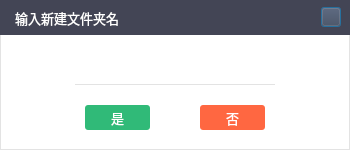
<?xml version="1.0" encoding="UTF-8"?>
<ui version="4.0">
 <class>STCloudNewFolderClass</class>
 <widget class="QDialog" name="STCloudNewFolderClass">
  <property name="geometry">
   <rect>
    <x>0</x>
    <y>0</y>
    <width>350</width>
    <height>150</height>
   </rect>
  </property>
  <property name="minimumSize">
   <size>
    <width>350</width>
    <height>150</height>
   </size>
  </property>
  <property name="maximumSize">
   <size>
    <width>350</width>
    <height>150</height>
   </size>
  </property>
  <property name="windowTitle">
   <string>STCloudNewFolder</string>
  </property>
  <property name="styleSheet">
   <string notr="true">QDialog {background-color: #ffffff;border: 1px solid #e3e3e3;}</string>
  </property>
  <layout class="QVBoxLayout" name="verticalLayout">
   <property name="spacing">
    <number>0</number>
   </property>
   <property name="leftMargin">
    <number>0</number>
   </property>
   <property name="topMargin">
    <number>0</number>
   </property>
   <property name="rightMargin">
    <number>0</number>
   </property>
   <property name="bottomMargin">
    <number>0</number>
   </property>
   <item>
    <widget class="QWidget" name="widTitle" native="true">
     <property name="minimumSize">
      <size>
       <width>0</width>
       <height>35</height>
      </size>
     </property>
     <property name="maximumSize">
      <size>
       <width>16777215</width>
       <height>35</height>
      </size>
     </property>
     <property name="styleSheet">
      <string notr="true">background-color: #434555;</string>
     </property>
     <layout class="QHBoxLayout" name="horizontalLayout_10">
      <property name="spacing">
       <number>0</number>
      </property>
      <property name="leftMargin">
       <number>15</number>
      </property>
      <property name="topMargin">
       <number>0</number>
      </property>
      <property name="rightMargin">
       <number>0</number>
      </property>
      <property name="bottomMargin">
       <number>0</number>
      </property>
      <item>
       <widget class="QLabel" name="label_3">
        <property name="font">
         <font>
          <family>微软雅黑</family>
          <pointsize>10</pointsize>
         </font>
        </property>
        <property name="styleSheet">
         <string notr="true">color: rgb(255, 255, 255);</string>
        </property>
        <property name="text">
         <string>输入新建文件夹名</string>
        </property>
       </widget>
      </item>
      <item>
       <spacer name="horizontalSpacer_5">
        <property name="orientation">
         <enum>Qt::Horizontal</enum>
        </property>
        <property name="sizeHint" stdset="0">
         <size>
          <width>448</width>
          <height>20</height>
         </size>
        </property>
       </spacer>
      </item>
      <item>
       <widget class="QWidget" name="widget_17" native="true">
        <layout class="QHBoxLayout" name="horizontalLayout_9">
         <property name="topMargin">
          <number>0</number>
         </property>
         <property name="bottomMargin">
          <number>0</number>
         </property>
         <item>
          <widget class="QPushButton" name="pbClose">
           <property name="minimumSize">
            <size>
             <width>20</width>
             <height>20</height>
            </size>
           </property>
           <property name="maximumSize">
            <size>
             <width>20</width>
             <height>20</height>
            </size>
           </property>
           <property name="styleSheet">
            <string notr="true">
QPushButton{border-image: url(:/SoftTerminal/images/close.png);}

QPushButton:hover:!pressed {
	
	background-color: #ff6741;
}</string>
           </property>
           <property name="text">
            <string/>
           </property>
          </widget>
         </item>
        </layout>
       </widget>
      </item>
     </layout>
    </widget>
   </item>
   <item>
    <widget class="QWidget" name="widget" native="true">
     <property name="styleSheet">
      <string notr="true">QWidget#widget{border-left: 1px solid #e3e3e3;
border-right: 1px solid #e3e3e3;}</string>
     </property>
     <layout class="QVBoxLayout" name="verticalLayout_2">
      <property name="topMargin">
       <number>9</number>
      </property>
      <property name="bottomMargin">
       <number>9</number>
      </property>
      <item>
       <widget class="QWidget" name="widget_2" native="true">
        <layout class="QHBoxLayout" name="horizontalLayout">
         <item>
          <spacer name="horizontalSpacer_3">
           <property name="orientation">
            <enum>Qt::Horizontal</enum>
           </property>
           <property name="sizeHint" stdset="0">
            <size>
             <width>48</width>
             <height>20</height>
            </size>
           </property>
          </spacer>
         </item>
         <item>
          <widget class="QLineEdit" name="leFolderName">
           <property name="minimumSize">
            <size>
             <width>200</width>
             <height>30</height>
            </size>
           </property>
           <property name="maximumSize">
            <size>
             <width>200</width>
             <height>30</height>
            </size>
           </property>
           <property name="font">
            <font>
             <family>微软雅黑</family>
             <pointsize>11</pointsize>
            </font>
           </property>
           <property name="styleSheet">
            <string notr="true">color: rgb(67, 69, 85);border: 0px;border-bottom: 1px solid #e3e3e3;
</string>
           </property>
           <property name="text">
            <string/>
           </property>
          </widget>
         </item>
         <item>
          <spacer name="horizontalSpacer_4">
           <property name="orientation">
            <enum>Qt::Horizontal</enum>
           </property>
           <property name="sizeHint" stdset="0">
            <size>
             <width>48</width>
             <height>20</height>
            </size>
           </property>
          </spacer>
         </item>
        </layout>
       </widget>
      </item>
     </layout>
    </widget>
   </item>
   <item>
    <layout class="QHBoxLayout" name="hblayout">
     <property name="spacing">
      <number>50</number>
     </property>
     <property name="leftMargin">
      <number>10</number>
     </property>
     <property name="topMargin">
      <number>0</number>
     </property>
     <property name="rightMargin">
      <number>10</number>
     </property>
     <property name="bottomMargin">
      <number>20</number>
     </property>
     <item>
      <spacer name="horizontalSpacer_2">
       <property name="orientation">
        <enum>Qt::Horizontal</enum>
       </property>
       <property name="sizeHint" stdset="0">
        <size>
         <width>40</width>
         <height>20</height>
        </size>
       </property>
      </spacer>
     </item>
     <item>
      <widget class="QPushButton" name="pbOK">
       <property name="minimumSize">
        <size>
         <width>65</width>
         <height>25</height>
        </size>
       </property>
       <property name="maximumSize">
        <size>
         <width>65</width>
         <height>25</height>
        </size>
       </property>
       <property name="font">
        <font>
         <family>微软雅黑</family>
         <pointsize>10</pointsize>
        </font>
       </property>
       <property name="styleSheet">
        <string notr="true">

QPushButton {
	border-radius: 3px;
	color: rgb(255, 255, 255);
	background-color: rgb(48, 186, 120);
}
QPushButton:hover:pressed {
	background-color: rgb(48, 186, 120);
}
QPushButton:hover:!pressed {
	
	background-color: rgb(109, 206, 160);
}</string>
       </property>
       <property name="text">
        <string>是</string>
       </property>
      </widget>
     </item>
     <item>
      <widget class="QPushButton" name="pbCancel">
       <property name="minimumSize">
        <size>
         <width>65</width>
         <height>25</height>
        </size>
       </property>
       <property name="maximumSize">
        <size>
         <width>65</width>
         <height>25</height>
        </size>
       </property>
       <property name="font">
        <font>
         <family>微软雅黑</family>
         <pointsize>10</pointsize>
        </font>
       </property>
       <property name="styleSheet">
        <string notr="true">

QPushButton {
	border-radius: 3px;
	color: rgb(255, 255, 255);
	background-color: rgb(255, 103, 65);
}
QPushButton:hover:pressed {
	background-color: rgb(255, 103, 65);
}
QPushButton:hover:!pressed {
	background-color: rgb(255, 133, 103);
}</string>
       </property>
       <property name="text">
        <string>否</string>
       </property>
      </widget>
     </item>
     <item>
      <spacer name="horizontalSpacer">
       <property name="orientation">
        <enum>Qt::Horizontal</enum>
       </property>
       <property name="sizeHint" stdset="0">
        <size>
         <width>40</width>
         <height>20</height>
        </size>
       </property>
      </spacer>
     </item>
    </layout>
   </item>
  </layout>
 </widget>
 <resources>
  <include location="../res/softterminal.qrc"/>
 </resources>
 <connections/>
</ui>
